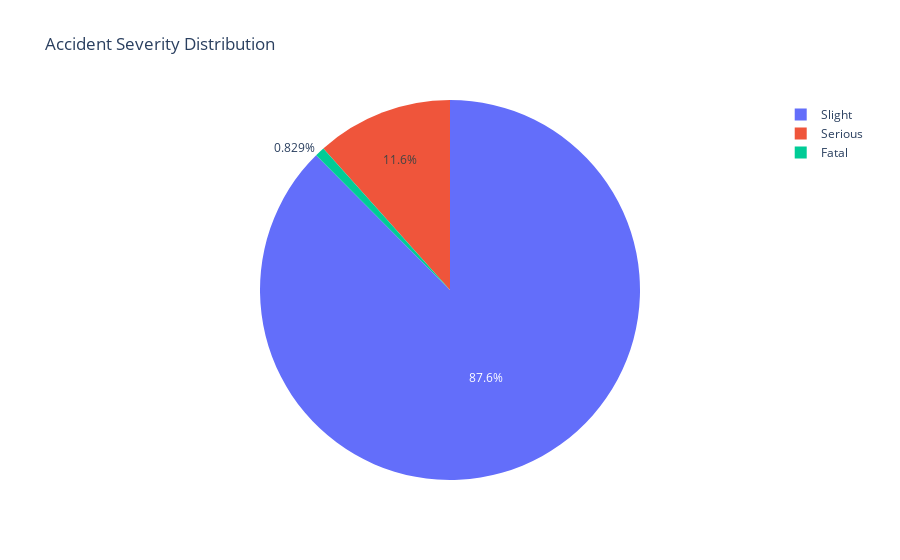

Source (notebook cell):
### Markdown cell above
Accident Severity Distribution

### Code cell
# Define accident severity counts 

accident_severity_counts = df["Accident_Severity"].value_counts().reset_index()
accident_severity_counts.columns = ["Accident_Severity", "Count"]

# Create a pie chart
fig = px.pie(accident_severity_counts, 
             names="Accident_Severity", 
             values="Count", 
             title="Accident Severity Distribution", 
             labels={"Accident_Severity": "Severity", "Count": "Number of Accidents"})

# Show the pie chart
fig.show()

### Figure 1 — Plotly figure (JSON) as saved in the notebook; plotly's stock layout.template omitted (floating-point values rounded to 4 significant figures)
{"data": [{"domain": {"x": [0, 1], "y": [0, 1]}, "hovertemplate": "Severity=%{label}<br>Number of Accidents=%{value}<extra></extra>", "labels": ["Slight", "Serious", "Fatal"], "legendgroup": "", "name": "", "showlegend": true, "type": "pie", "values": [27575, 3658, 261]}], "layout": {"legend": {"tracegroupgap": 0}, "title": {"text": "Accident Severity Distribution"}}}
